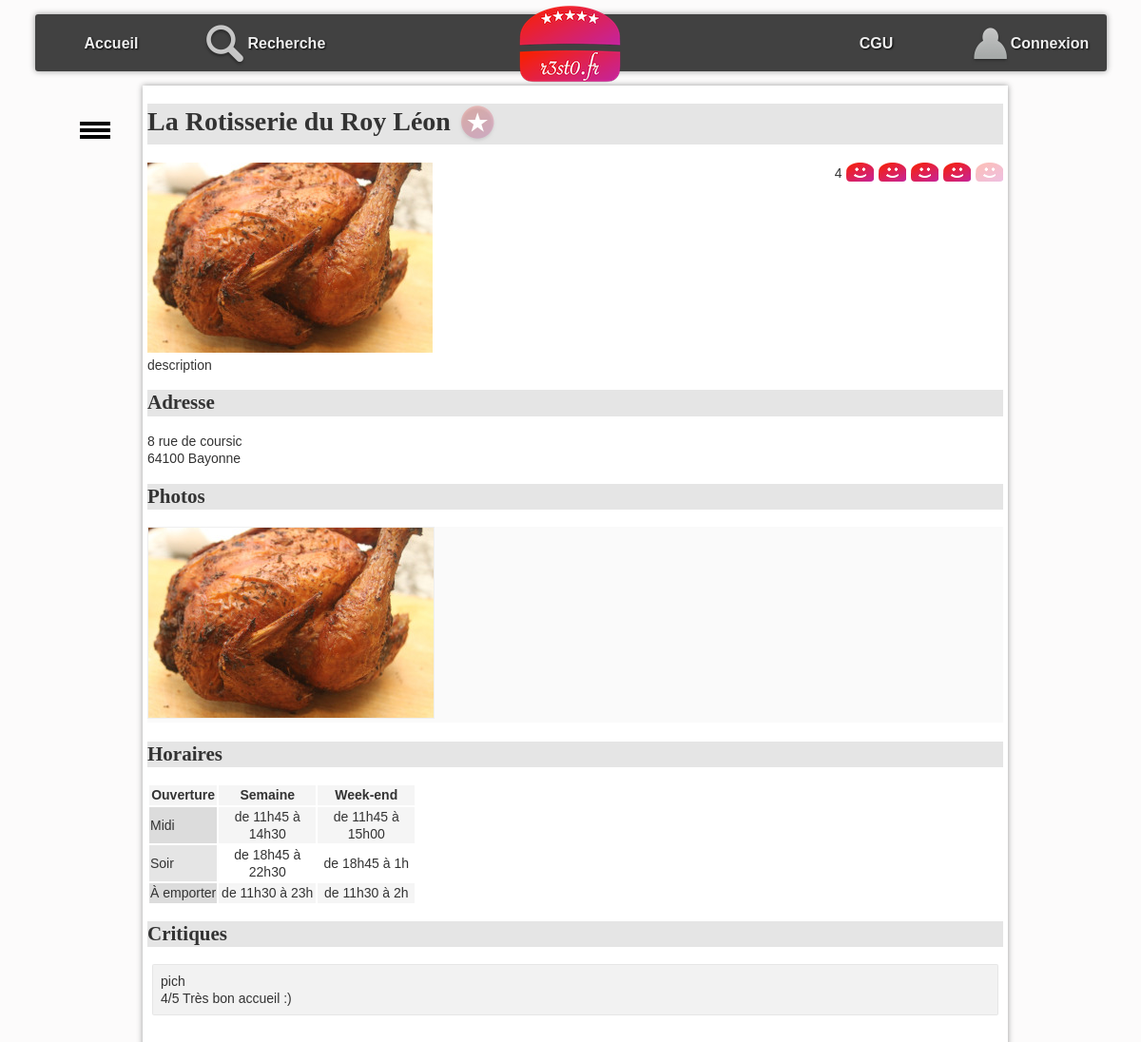
Screenshot of /?action=detail&idR=9 with the database file from the repository.
### tables this page shows
CREATE TABLE resto (
  idR bigint(20) NOT NULL,
  nomR varchar(255) DEFAULT NULL,
  numAdrR varchar(20) DEFAULT NULL,
  voieAdrR varchar(255) DEFAULT NULL,
  cpR char(5) DEFAULT NULL,
  villeR varchar(255) DEFAULT NULL,
  latitudeDegR float DEFAULT NULL,
  longitudeDegR float DEFAULT NULL,
  descR text DEFAULT NULL,
  horairesR text DEFAULT NULL
);

CREATE TABLE photo (
  idP bigint(20) NOT NULL,
  cheminP varchar(255) DEFAULT NULL,
  idR bigint(20) DEFAULT NULL
);

CREATE TABLE critiquer (
  idR bigint(20) NOT NULL,
  note int(11) DEFAULT NULL,
  commentaire varchar(4096) DEFAULT NULL,
  idU bigint(20) NOT NULL
);

CREATE TABLE utilisateur (
  idU bigint(20) NOT NULL,
  mailU varchar(150) NOT NULL,
  mdpU varchar(50) DEFAULT NULL,
  pseudoU varchar(50) DEFAULT NULL
);

### index.php (called while the page is built, shortened)
<?php
require_once "getRacine.php";
require_once "$racine/includes/autoload.inc.php";
require_once "$racine/includes/authentification.inc.php";
if (isset($_GET["action"])){
    $action = $_GET["action"];
}
else{
    $action = "defaut";
}
$fichier = controleurPrincipal($action);
try{
    require_once "$racine/controleur/$fichier";
} catch (Throwable $e) {
    ajouterMessage($action." : ".$e->getMessage());
    $titre = "Erreur";
    require_once "$racine/vue/entete.html.php";
    require_once "$racine/vue/pied.html.php";
}

### includes/autoload.inc.php (called while the page is built, shortened)
<?php
function chargeurBaseEspacesDeNoms(string $className) {
    $fileName = __DIR__ . '/../';
    $fileName .= str_replace('\\', DIRECTORY_SEPARATOR, $className) . '.class.php';
}

### modele/dao/Bdd.class.php (called while the page is built, shortened)
<?php
class Bdd {
    private static ?PDO $pdo=null;
    private static $login = "resto_util";
    private static $mdp = "secret";
    private static $bd = "resto2";
    private static $serveur = "localhost";
    private static $pdoOptions = array  (
        PDO::MYSQL_ATTR_INIT_COMMAND => "SET NAMES utf8"
        ,PDO::ATTR_ERRMODE => PDO::ERRMODE_EXCEPTION
                                        );
    public static function connecter() : ?PDO  {
        if (is_null(self::$pdo)) {
                self::$pdo = new PDO("mysql:host=".self::$serveur.";dbname=".self::$bd, self::$login, self::$mdp, self::$pdoOptions);
        }
        return self::$pdo;
    }
    public static function getConnexion() : ?PDO {
        return self::$pdo;
    }
}

### modele/dao/RestoDAO.class.php (called while the page is built, shortened)
<?php
class RestoDAO {
    public static function getOneById(int $id): ?Resto {
        $leResto = null;
        try {
            $requete = "SELECT * FROM resto WHERE idR = :idR";
            $stmt = Bdd::getConnexion()->prepare($requete);
            $stmt->bindParam(':idR', $id, PDO::PARAM_INT);
            $ok = $stmt->execute();
            if ($ok && $stmt->rowCount() > 0) {
                $enreg = $stmt->fetch(PDO::FETCH_ASSOC);
                $leResto = self::enregistrementVersObjet($enreg);
            }
        } catch (PDOException $e) {
            throw new Exception("Erreur dans la méthode " . get_called_class() . "::getOneById : <br/>" . $e->getMessage());
        }
        return $leResto;
    }
    private static function enregistrementVersObjet(array $enreg): Resto {
        $id = $enreg['idR'];
        $leResto = new Resto(
                $enreg['idR'], $enreg['nomR'], $enreg['numAdrR'], $enreg['voieAdrR'], $enreg['cpR'], $enreg['villeR'],
                $enreg['latitudeDegR'], $enreg['longitudeDegR'], $enreg['descR'], $enreg['horairesR']
        );
        $lesCritiques = CritiqueDAO::getAllByResto($id);
        $lesPhotos = PhotoDAO::getAllByResto($id);
        $leResto->setLesPhotos($lesPhotos);
        $leResto->setLesCritiques($lesCritiques);
        return $leResto;
    }
}

### modele/dao/CritiqueDAO.class.php (called while the page is built, shortened)
<?php
class CritiqueDAO {
    public static function getNoteMoyenneByIdR(int $idR): float {
        $retour = -1;
        try {
            $requete = "select avg(note) as moyenne from critiquer where idR=:idR";
            $stmt = Bdd::getConnexion()->prepare($requete);
            $stmt->bindParam(':idR', $idR, PDO::PARAM_INT);
            $ok = $stmt->execute();
            if ($ok && $stmt->rowCount() > 0) {
                $enreg = $stmt->fetch(PDO::FETCH_ASSOC);
                if (!is_null($enreg["moyenne"])){
                    $retour = $enreg["moyenne"];
                }
            }
        } catch (PDOException $e) {
            throw new Exception("Erreur dans la méthode " . get_called_class() . "::getNoteMoyenneByIdR : <br/>" . $e->getMessage());
        }
        return $retour;
    }
    public static function getAllByResto(int $idR): array {
        $lesObjets = array();
        try {
            $requete = "SELECT * FROM critiquer c"
                    . " INNER JOIN utilisateur u ON  c.idU = u.idU "
                    . " WHERE idR = :idR";
            $stmt = Bdd::getConnexion()->prepare($requete);
            $stmt->bindParam(':idR', $idR, PDO::PARAM_INT);
            $ok = $stmt->execute();
            if ($ok) {
                while ($enreg = $stmt->fetch(PDO::FETCH_ASSOC)) {
                    $user = new Utilisateur($enreg['idU'], $enreg['mailU'], $enreg['mdpU'], $enreg['pseudoU']);
                    $lesObjets[] = new Critique($enreg['note'], $enreg['commentaire'], $user);
                }
            }
        } catch (PDOException $e) {
            throw new Exception("Erreur dans la méthode " . get_called_class() . "::getAllByResto : <br/>" . $e->getMessage());
        }
        return $lesObjets;
    }
}

### modele/dao/PhotoDAO.class.php (called while the page is built, shortened)
<?php
class PhotoDAO {
    public static function getAllByResto(int $idR): array {
        $lesObjets = array();
        try {
            $requete = "SELECT * FROM photo WHERE idR = :idR";
            $stmt = Bdd::getConnexion()->prepare($requete);
            $stmt->bindParam(':idR', $idR, PDO::PARAM_INT);
            $ok = $stmt->execute();
            if ($ok) {
                while ($enreg = $stmt->fetch(PDO::FETCH_ASSOC)) {
                    $lesObjets[] = new Photo($enreg['idP'], $enreg['cheminP']);
                }
            }
        } catch (PDOException $e) {
            throw new Exception("Erreur dans la méthode " . get_called_class() . "::getAllByResto : <br/>" . $e->getMessage());
        }
        return $lesObjets;
    }
}

### modele/metier/Resto.class.php (called while the page is built, shortened)
<?php
class Resto {
    private int $idR;
    private ?string $nomR;
    private ?string $numAdr;
    private ?string $voieAdr;
    private ?string $cpR;
    private ?string $villeR;
    private ?string $descR;
    private ?string $horairesR;
    private array $lesPhotos;
    private array $lesCritiques;
    function __construct(int $idR, string $nomR, ?string $numAdr, ?string $voieAdr, ?string $cpR, ?string $villeR, ?float $latitudeDegR, ?float $longitudeDegR, ?string $descR, ?string $horairesR) {
        $this->idR = $idR;
        $this->nomR = $nomR;
        $this->numAdr = $numAdr;
        $this->voieAdr = $voieAdr;
        $this->cpR = $cpR;
        $this->villeR = $villeR;
        $this->descR = $descR;
        $this->horairesR = $horairesR;
        $this->lesCritiques = array();
        $this->lesPhotos = array();
    }
    function getIdR(): int {
        return $this->idR;
    }
    function getNomR(): ?string {
        return $this->nomR;
    }
    function getNumAdr(): ?string {
        return $this->numAdr;
    }
    function getVoieAdr(): ?string {
        return $this->voieAdr;
    }
    function getCpR(): ?string {
        return $this->cpR;
    }
    function getVilleR(): ?string {
        return $this->villeR;
    }
    function getDescR(): ?string {
        return $this->descR;
    }
    function getHorairesR(): ?string {
        return $this->horairesR;
    }
    function getLesPhotos(): array {
        return $this->lesPhotos;
    }
    function getLesCritiques(): array {
        return $this->lesCritiques;
    }
    function setLesPhotos(array $lesPhotos): void {
        $this->lesPhotos = $lesPhotos;
    }
    function setLesCritiques(array $lesCritiques): void {
        $this->lesCritiques = $lesCritiques;
    }
}

### includes/authentification.inc.php (called while the page is built, shortened)
<?php
function getIdULoggedOn(): int {
    if (isLoggedOn()) {
        $ret = intval($_SESSION["idU"]);
    } else {
        $ret = 0;
    }
    return $ret;
}
function isLoggedOn(): bool {
    $ret = false;
    return $ret;
}

### modele/dao/AimerDAO.class.php (called while the page is built, shortened)
<?php
class AimerDAO {
    public static function estAimeById(int $idU, int $idR): bool {
        $retour = false;
        try {
            $requete = "SELECT * FROM aimer WHERE idR=:idR AND idU=:idU";
            $stmt = Bdd::getConnexion()->prepare($requete);
            $stmt->bindParam(':idU', $idU, PDO::PARAM_INT);
            $stmt->bindParam(':idR', $idR, PDO::PARAM_INT);
            $ok = $stmt->execute();
        } catch (PDOException $e) {
            throw new Exception("Erreur dans la méthode " . get_called_class() . "::estAimeByIdU : <br/>" . $e->getMessage());
        }
        return $retour;
    }
}

### modele/metier/Photo.class.php (called while the page is built, shortened)
<?php
class Photo {
    private string $cheminP;
    function __construct(int $idP, string $cheminP) {
        $this->cheminP = $cheminP;
    }
    function getCheminP(): string {
        return $this->cheminP;
    }
}

### modele/metier/Critique.class.php (called while the page is built, shortened)
<?php
class Critique {
    private ?int $note;
     private ?string $commentaire;
     private Utilisateur $leUtilisateur;
     function __construct(?int $note, ?string $commentaire, Utilisateur $unUtil) {
         $this->note = $note;
         $this->commentaire = $commentaire;
         $this->leUtilisateur = $unUtil;
     }
    function getNote(): ?int {
        return $this->note;
    }
    function getCommentaire(): ?string {
        return $this->commentaire;
    }
    function getLeUtilisateur(): Utilisateur {
        return $this->leUtilisateur;
    }
}

### modele/metier/Utilisateur.class.php (called while the page is built, shortened)
<?php
class Utilisateur {
    private ?string $pseudoU;
    function __construct(int $idU, string $mailU, ?string $mdpU, ?string $pseudoU) {
        $this->pseudoU = $pseudoU;
    }
    function getPseudoU(): ?string {
        return $this->pseudoU;
    }
}

### vue/vueDetailResto.php (the view, shortened to what this page needs)
<h1><?= $unResto->getNomR(); ?>
    <?php if ($aimer != false) { ?>
        <a href="./?action=aimer&idR=<?= $unResto->getIdR(); ?>" ><img class="aimer" src="images/aime.png" alt="j'aime ce restaurant"></a>
    <?php } else { ?>
        <a href="./?action=aimer&idR=<?= $unResto->getIdR(); ?>" ><img class="aimer" src="images/aimepas.png" alt="je n'aime pas encore ce restaurant"></a>
    <?php } ?>
</h1>
<span id="note">
    <?php echo $noteMoyNotAround; ?>
    <?php for ($i = 1; $i <= 5; $i++) { ?>
        <a class="aimer" href="./?action=noter&note=<?= $i ?>&idR=<?= $unResto->getIdR(); ?>" >
            <?php if ($i <= $noteMoy) { ?>
                <img class="note" src="images/like.png" alt="">
            <?php } else {
                ?>
                <img class="note" src="images/neutre.png" alt="line neutre">
            <?php } ?>
        </a>
    <?php } ?>
</span>
<p id="principal">
    <?php
    if (count($lesPhotos) > 0) {
        $laPhoto = $lesPhotos[0];
        ?>
        <img src="photos/<?= $laPhoto->getCheminP() ?>" alt="photo du restaurant" />
    <?php } ?>
    <br />
    <?= $unResto->getDescR(); ?>
</p>
<h2 id="adresse">
    Adresse
</h2>
<p>
    <?= $unResto->getNumAdr(); ?>
    <?= $unResto->getVoieAdr(); ?><br />
    <?= $unResto->getCpR(); ?>
    <?= $unResto->getVilleR(); ?>
</p>
<h2 id="photos">
    Photos
</h2>
<ul id="galerie">
    <?php
    foreach ($lesPhotos as $laPhoto) {
        ?>
        <li> <img class="galerie" src="photos/<?= $laPhoto->getCheminP() ?>" alt="" /></li>
        <?php
    }
    ?>
</ul>
<h2 id="horaires">
    Horaires
</h2>
<?= $unResto->getHorairesR(); ?>
<h2 id="crit">Critiques</h2>
<ul id="critiques">
    <?php
    foreach ($critiques as $uneCritique) {
        ?>
        <li>
            <span>
                <?= $uneCritique->getLeUtilisateur()->getPseudoU() ?>
            </span>
            <div>
                <span>
                    <?php
                    if ($uneCritique->getNote()) {
                        ?>
                        <?= $uneCritique->getNote() ?>/5
                        <?php
                    }
                    ?>
                </span>
                <span><?= $uneCritique->getCommentaire() ?> </span>
            </div>
        </li>
    <?php } ?>
</ul>

### css/base.css (style rules this page uses)
:root { --largeurPage: 900px; --largeurMenuCont : 200px; --margeCalc: calc((100% - var(--largeurPage)) / 2); --margeMenuHaut : 15px; --hauteurMenuGene:60px; --coulA1:#5A7694; --coulA2:#D7E5ED; --coulB1:#566459; --coulB2:#90974A; --coulC:#CDBCA0; --fondC:#fcfbfb; --padding_cote:5px; }
body { font-family: Arial; color : #333; font-size : 14px; line-height : 1.3; scroll-behavior: smooth; background-color : var(--fondC); }
a.aimer { text-decoration: none; }

### css/cgu.css (style rules this page uses)
h1,h2,h3,h4 { font-family: Futura; background-color : rgba(0,0,0,0.1); }
td.cell { text-align : center; width : 100px; }
td.label { background-color : rgba(0,0,0,0.1); }
tr:nth-child(odd) { background-color : rgb(245,245,245); }

### css/corps.css (style rules this page uses)
#galerie { margin-top : 0px; margin-bottom : 20px; padding-left : 0px; background-color : rgb(250,250,250); }
#galerie li { display : inline-block; }
img.note { padding-left : 1px; vertical-align : sub; }
img.galerie { border:1px solid rgb(239,239,239); }
#note { float : right; }
img.aimer { vertical-align : middle; }
#critiques { list-style-type : none; padding-left : 0px; }
#critiques>li { border:1px solid rgba(0,0,0,0.05); background-color:rgba(0,0,0,0.05); padding:8px; margin:5px; border-radius: 2px; }

### rows the page displays
resto: nomR "La Rotisserie du Roy Léon", descR "description", numAdrR "8", voieAdrR "rue de coursic", cpR "64100", villeR "Bayonne", horairesR "Ouverture Semaine Week-end Midi de 11h45 à 14h30 de 11h45 à 15h00 Soir de 18h45 à 22h30 de 18h45 à 1h À emporter de 11h30 à 23h de 11h30 à 2h"
photo: cheminP (picture)
critiquer: idU.pseudoU "pich", note "4", commentaire "Très bon accueil :)"

### other values shown
$noteMoyNotAround "4"
